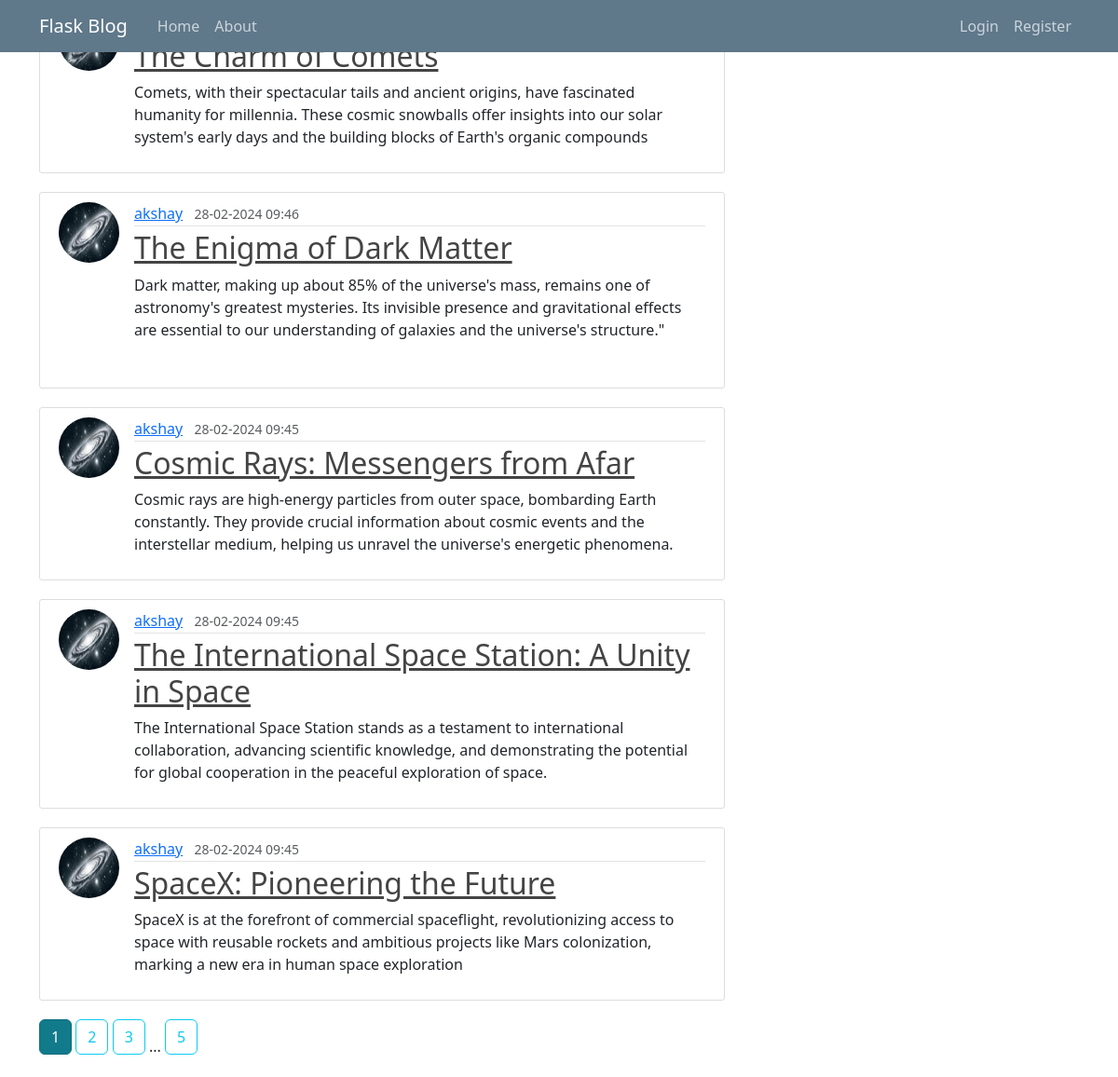
The page / on the database its author committed.
### app/models.py (models this page shows, shortened)
class Posts(db.Model):
    id = db.Column(db.Integer, primary_key=True)
    title = db.Column(db.String(20), nullable=False)
    date_posted = db.Column(db.DateTime, nullable=False, default=datetime.utcnow)
    content = db.Column(db.Text, nullable=False)
    user_id = db.Column(db.Integer, db.ForeignKey('user.id'),nullable=False)

class User(db.Model, UserMixin):
    id = db.Column(db.Integer, primary_key=True)
    username: str = db.Column(db.String(20), unique=True, nullable=False)
    email: str = db.Column(db.String(120), unique=True, nullable=False)
    image_file: str = db.Column(db.String(120), nullable=False, default='default.jpg')
    password = db.Column(db.String(60), nullable=False)
    posts = db.relationship('Posts',
                            backref='author', lazy=True)

### app/main/routes.py (the view)
@main.route("/home")
@main.route("/")
def home():
    page = request.args.get('page', 1, type = int)
    posts = Posts.query.order_by(Posts.date_posted.desc()).paginate(page = page, per_page=5)
    return render_template('home.html', posts=posts) # type: ignore

### app/templates/home.html
{% extends "layout.html" %}
{% block content %}
    {% for post in posts.items %}
        <article class="media content-section">
            <img class="rounded-circle article-img" src="{{ url_for('static', filename='profile-pictures/' ~ post.author.image_file) }}">
          <div class="media-body">
            <div class="article-metadata">
              <a class="mr-2" href="{{ url_for('users.user_post', username=post.author.username)}}">{{ post.author.username }}</a>
              <small class="text-muted">{{ post.date_posted.strftime('%d-%m-%Y %H:%M') }}</small>
            </div>
            <h2><a class="article-title" href="{{ url_for('posts.post', post_id=post.id) }}">{{ post.title }}</a></h2>
            <p class="article-content">{{ post.content }}</p>
          </div>
        </article>
    {% endfor %}
    {% for page_num in posts.iter_pages(left_edge=1, right_edge=1, left_current=1, right_current=2) %}
        {% if page_num %}
            {% if posts.page == page_num %}
                <a class="btn btn-info active mb-4" href="{{ url_for('main.home', page=page_num) }}">{{ page_num }}</a>
            {% else %}
            <a class="btn btn-outline-info mb-4" href="{{ url_for('main.home', page=page_num) }}">{{ page_num }}</a>
            {% endif %}
        {% else %}
            ...
        {% endif %}
    {% endfor %}
{% endblock content %}

### app/templates/layout.html (shortened to what this page needs)
<!DOCTYPE html>
<html>
<head>
    <link rel="stylesheet" href="https://cdn.jsdelivr.net/npm/bootstrap@4.4.1/dist/css/bootstrap.min.css">
    <link rel='stylesheet' type= 'text/css' href="{{ url_for('static', filename='main.css') }}">
    <link rel="stylesheet" href="https://cdn.jsdelivr.net/npm/bootstrap@5.5.0/dist/css/bootstrap.min.css">
</head>
<body>
<header class="site-header">
  <nav class="navbar navbar-expand-md navbar-dark bg-steel fixed-top">
    <div class="container">
      <a class="navbar-brand mr-4" href="{{ url_for('main.home') }}">Flask Blog</a>
      <div class="collapse navbar-collapse" id="navbarToggle">
        <div class="navbar-nav mr-auto">
          <a class="nav-item nav-link" href="{{ url_for('main.home') }}">Home</a>
          <a class="nav-item nav-link" href="{{ url_for('main.about') }}">About</a>
        </div>
        <div class="navbar-nav">
            {% if current_user.is_authenticated %}
            <a class="nav-item nav-link" href="{{ url_for('posts.create_post') }}">New Post</a>
            <a class="nav-item nav-link" href="{{ url_for('users.account') }}">Account</a>
            <a class="nav-item nav-link" href="{{ url_for('users.logout') }}">Logout</a>
            {% else %}
            <a class="nav-item nav-link" href="{{ url_for('users.login') }}">Login</a>
            <a class="nav-item nav-link" href="{{ url_for('users.register') }}">Register</a>
            {% endif %}
        </div>
      </div>
    </div>
  </nav>
</header>
<main role="main" class="container">
  <div class="row">
    <div class="col-md-8">
      {% block content %}{% endblock %}
    </div>
  </div>
</main>
</body>
</html>

### app/static/main.css (style rules this page uses)
body { background: #fafafa; color: #333333; margin-top: 5rem; }
h1, h2, h3, h4, h5, h6 { color: #444444; }
.bg-steel { background-color: #5f788a; }
.site-header .navbar-nav .nav-link { color: #cbd5db; }
.content-section { background: #ffffff; padding: 10px 20px; border: 1px solid #dddddd; border-radius: 3px; margin-bottom: 20px; }
.article-title { color: #444444; }
.article-content { white-space: pre-line; }
.article-img { height: 65px; width: 65px; margin-right: 16px; }
.article-metadata { padding-bottom: 1px; margin-bottom: 4px; border-bottom: 1px solid #e3e3e3 }

### rows shown on the page
Posts: title "The Charm of Comets", content "Comets, with their spectacular tails and ancient origins, have fascinated humanity for millennia. These cosmic snowballs offer insights into our solar system's early days and the building blocks of Earth's organic compounds"
Posts: image_file (picture), author.username "akshay", date_posted "28-02-2024 09:46", title "The Enigma of Dark Matter", content "Dark matter, making up about 85% of the universe's mass, remains one of astronomy's greatest mysteries. Its invisible presence and gravitational effects are essential to our understanding of galaxies and the universe's structure.\""
Posts: image_file (picture), author.username "akshay", date_posted "28-02-2024 09:45", title "Cosmic Rays: Messengers from Afar", content "Cosmic rays are high-energy particles from outer space, bombarding Earth constantly. They provide crucial information about cosmic events and the interstellar medium, helping us unravel the universe's energetic phenomena."
Posts: image_file (picture), author.username "akshay", date_posted "28-02-2024 09:45", title "The International Space Station: A Unity in Space", content "The International Space Station stands as a testament to international collaboration, advancing scientific knowledge, and demonstrating the potential for global cooperation in the peaceful exploration of space."
Posts: image_file (picture), author.username "akshay", date_posted "28-02-2024 09:45", title "SpaceX: Pioneering the Future", content "SpaceX is at the forefront of commercial spaceflight, revolutionizing access to space with reusable rockets and ambitious projects like Mars colonization, marking a new era in human space exploration"

### other values the page prints
{{ page_num }} "1"
{{ page_num }} "2" "3" "5"
